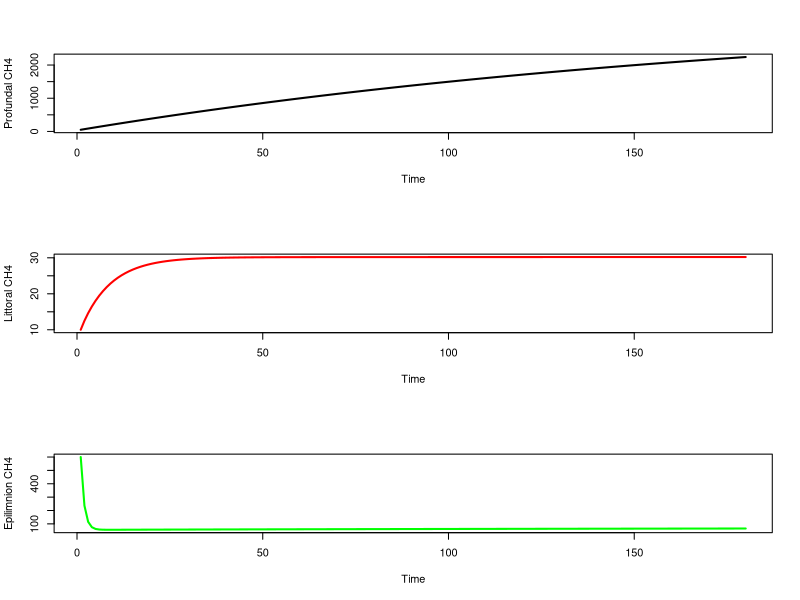

This chart was generated by the following R code:
##### Simplest CH4 ecosystem model
##### 11-5-14
##### WEW & SEJ

rm(list=ls())

library(deSolve)

#### set up ordinary differential equations (ODEs) in function for deSolve to use for each time step
	# State variables:
	#	1. CH4 in profundal sediment
	#	2. CH4 in littoral sediment
	#	3. CH4 in epilimnion

timeStepCH4<-function(time,y,params){
	with(as.list(params),{
		# state variables
		P=y[1]	# CH4 in profundal sediment
		L=y[2]	# CH4 in littoral sediment
		E=y[3]	# CH4 in epilimnion
	
		# forcing data
		GPP=varied_GPP(time)
		atmCH4=varied_atmCH4(time)
		k=varied_k(time)
		
		#dPdt=production-diffusion; assuming no ebullition
		#		production=f(GPP,settling,yield)
		#		diffusion=f(???)
		dP.dt=Ap*(GPP*zmix*sed*yield-Pdiff*(P/Vp-E/Ve))
		#dLdt=production-diffusion-ebullition
		#		production=f(GPP,settling,yield)
		#		diffusion=f(E,L,???)
		#		ebullition=f(L,???)
		dL.dt=Al*(GPP*zmix*sed*yield-Ldiff*(L/Vl-E/Ve))-ebull*L
		#dEdt=production+diffusion (littoral and profundal)-atm. diffusion-oxidation
		#		production=f(GPP)????
		#		diffusion=f(E,L,P,???)
		#		atm. diffusion=f(E,atm)
		#		oxidation=f(E)
		dE.dt=GPP*Eprod*Ve+Pdiff*(P/Vp-E/Ve)*Ap+Ldiff*(L/Vl-E/Ve)*Al-k*(E/Ve-atmCH4)*Ae-oxE*E
	
		list(c(dP.dt,dL.dt,dE.dt))
	})
}


#### Parameters
Ap=1250		# Area of profundal sediments; [m2]
Al=250		# Area of littoral sediments; [m2]
Ae=Ap+Al		# Surface area of lake; [m2]
activeLayerDepth=0.2	# Active layer depth of sediments; [m]
Vp=Ap*activeLayerDepth		# Volume of "active" profundal sediments; [m3]
Vl=Al*activeLayerDepth		# Volume of "active" littoral sediments; [m3]
zmix=2	# Mixed layer depth of lake; [m]
Ve=Ae*zmix		# Volume of epilimnion; [m3]
sed=0.3		# Proportion of areal GPP that settles to sediments; []
yield=0.25	# Molar yield of CH4 from algal C; [mol CH4 (mol algal C)-1]
Pdiff=0.001	# Mass transfer coefficient/diffusivity???; [m d-1]
Ldiff=0.005	# Mass transfer coefficient/diffusivity???; [m d-1]
ebull=0.1		# Fraction of production released as ebullition [d-1] -> could be a more complex function that causes ebullition at a critical saturating concentration; could also be probabalistic
Eprod=0.0001	# Epilimnetic CH4 production per unit GPP; [mol CH4 (mol C)-1]
oxE=0.9	# Fraction of epilimnion CH4 lost to oxidation; [d-1]
params=c(Vp=Vp,Vl=Vl,Ve=Ve,Ap=Ap,Al=Al,Ae=Ae,zmix=zmix,sed=sed,yield=yield,Pdiff=Pdiff,Ldiff=Ldiff,ebull=ebull,Eprod=Eprod,oxE)


#### forcing data (GPP, atmCH4, k) and run parameters
nTimeSteps=180
t.s=1:nTimeSteps

# Could load observations, model output, or set to a constant
constant_GPP=0.1	# [mol C m-3 d-1]Jake says this is average for morris --> Stuart will remember how to do this dynamically
constant_atmCH4=0.1	# [mol CH4 m-3]Will thinks this is about right --> We can check this and use whatever the global average is
constant_k=0.4	# [m d-1]using a decent number for UNDERC lakes

obs_GPP=NULL	# can be set to two column matrix with simulation timestep in first column and observed/modeled GPP [mol C m-3 d-1] in second column
obs_atmCH4=NULL	# can be set to two column matrix with simulation timestep in first column and observed/modeled atmCH4 [mol CH4 m-3] in second column
obs_k=NULL	# can be set to two column matrix with simulation timestep in first column and observed/modeled k [m d-1] in second column

# generate approxfun functions for use in model integration
if(is.null(obs_GPP)){
	varied_GPP=approxfun(x=1:nTimeSteps,y=rep(constant_GPP,nTimeSteps),method="linear",rule=2)
}else{
	varied_GPP=approxfun(x=obsGPP[,1],y=obs_GPP[,2],method="linear",rule=2)
}
if(is.null(obs_atmCH4)){
	varied_atmCH4=approxfun(x=1:nTimeSteps,y=rep(constant_atmCH4,nTimeSteps),method="linear",rule=2)
}else{
	varied_atmCH4=approxfun(x=obs_atmCH4[,1],y=obs_atmCH4[,2],method="linear",rule=2)
}
if(is.null(obs_k)){
	varied_k=approxfun(x=1:nTimeSteps,y=rep(constant_k,nTimeSteps),method="linear",rule=2)
}else{
	varied_k=approxfun(x=obs_k[,1],y=obs_k[,2],method="linear",rule=2)
}


# initial values
init=c(P=0.2*Vp,L=0.2*Vl,E=0.2*Ve)		#starting all the same (sort of like after mixis); 200 uM
	
#### integrate model
out=ode(y=init,times=t.s,func=timeStepCH4,parms=params)

#### plot output
dev.new()
par(mfrow=c(3,1))
plot(out[,1],out[,2],type='l',lwd=2,xlab="Time",ylab="Profundal CH4")
plot(out[,1],out[,3],type='l',lwd=2,xlab="Time",ylab="Littoral CH4",col='red')
plot(out[,1],out[,4],type='l',lwd=2,xlab="Time",ylab="Epilimnion CH4",col='green')
